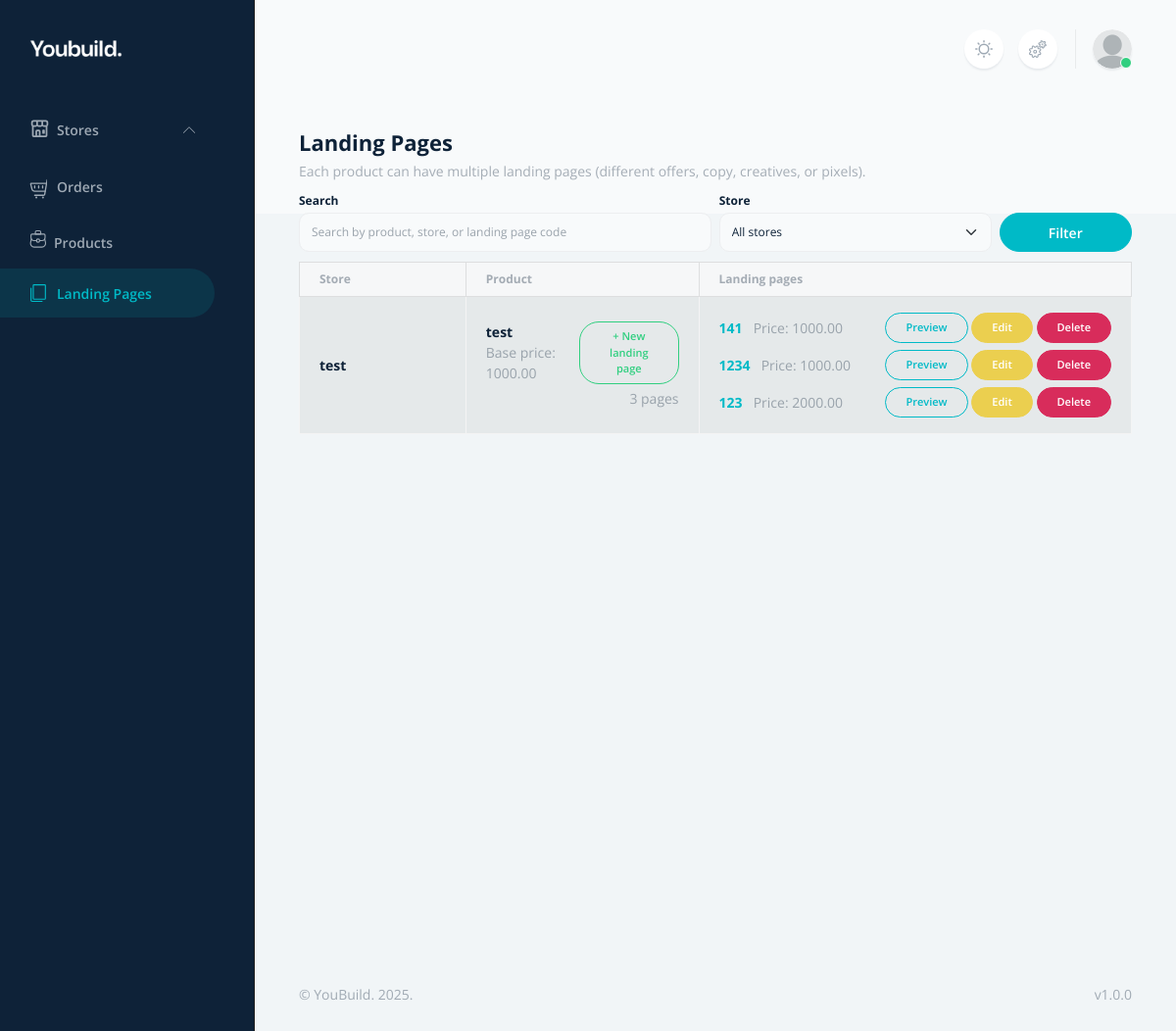
Before: /landingpages/landing-pages/ (signed in) with the older database file.
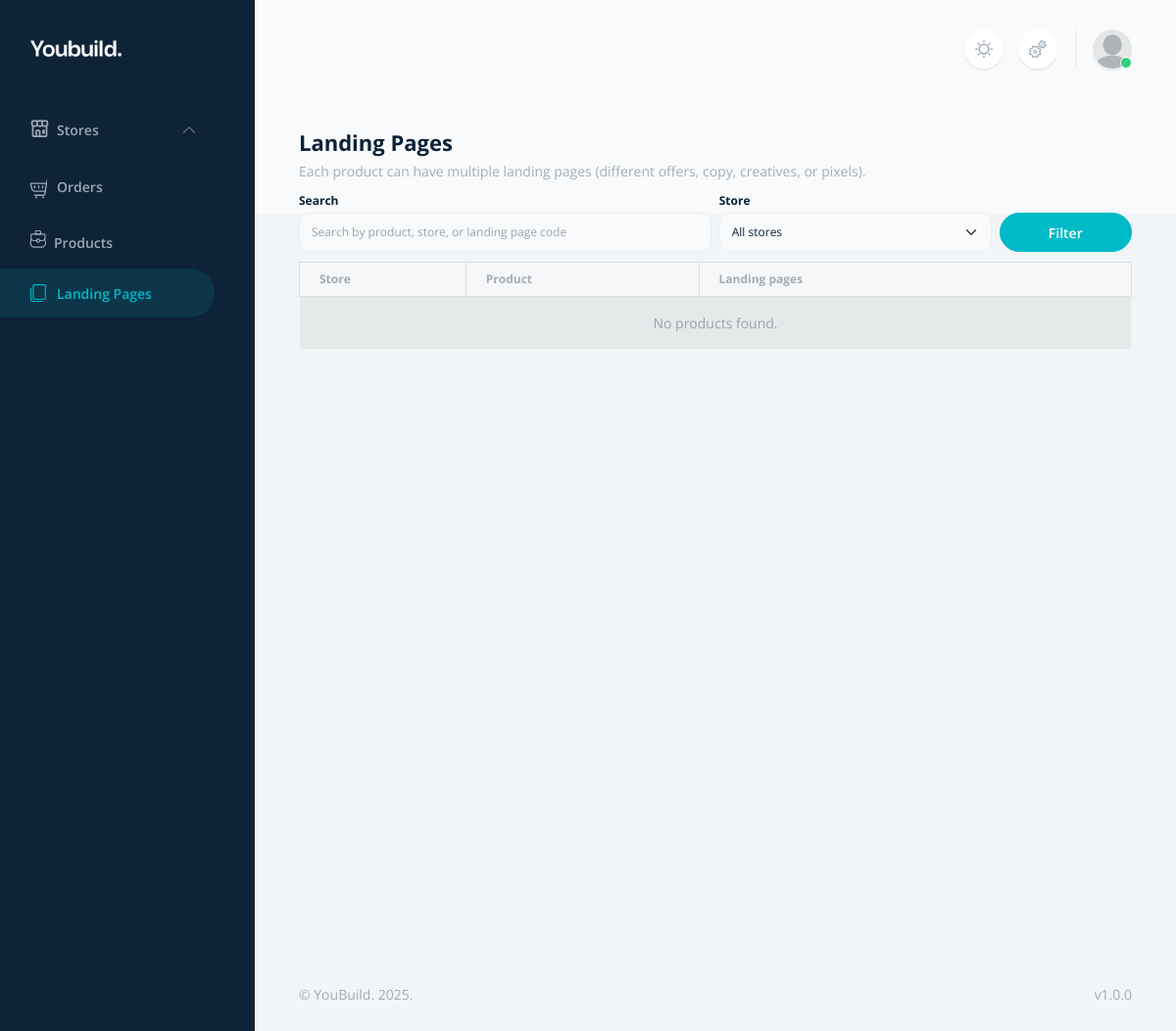
After: the same page with the newer database file.
### products/models.py (models this page shows, shortened)
class Product(models.Model):
    store = models.ForeignKey(Store, on_delete=models.CASCADE, related_name="products")
    name = models.CharField(max_length=255)
    SKU = models.CharField(max_length=255, unique=True)
    fake_price = models.DecimalField(max_digits=10, decimal_places=2)
    price = models.DecimalField(max_digits=10, decimal_places=2)
    description = models.TextField(blank=True, null=True)
    custom_pixels = models.ManyToManyField(FacebookPixel, blank=True, related_name="products")
    image = models.ImageField(upload_to="product_base/", default="products/default.png", blank=True, null=True)
    created_at = models.DateTimeField(auto_now_add=True)

### stores/models.py (models this page shows, shortened)
class Store(models.Model):
    owner = models.ForeignKey(settings.AUTH_USER_MODEL, on_delete=models.CASCADE, related_name="stores")
    name = models.CharField(max_length=255, unique=True)
    description = models.TextField(blank=True, null=True)
    sheet_webhook = models.CharField(max_length=255,null=True, blank=True)
    site = models.CharField(max_length=255,null=True, blank=True)
    FB_PAGE = models.CharField(max_length=255,null=True, blank=True)
    INSTA_PAGE = models.CharField(max_length=255,null=True, blank=True)
    PHONE_NUMBER = models.CharField(max_length=255,null=True, blank=True)
    EMAIL = models.CharField(max_length=255,null=True, blank=True)
    WHATSAPP = models.CharField(max_length=255,null=True, blank=True)
    THEME_COLOR = models.CharField(max_length=255,null=True, blank=True)
    LOGO = models.ImageField(upload_to='logo/',null=True, blank=True)
    FAKE_PIXEL = models.CharField(max_length=255,null=True, blank=True)
    updated_at = models.DateTimeField(auto_now=True)
    created_at = models.DateTimeField(auto_now_add=True)
    def default_block_settings():
        return {"block_ref": True, "block_ip": True}
    block_settings = models.JSONField(default=default_block_settings)

### landingpages/models.py (models this page shows, shortened)
class LandingPage(models.Model):
    product = models.ForeignKey(Product, on_delete=models.CASCADE, related_name="landingpages")
    code = models.CharField(max_length=255, unique=True)
    custom_name = models.CharField(max_length=255, null=True, blank=True)
    custom_description = models.TextField(null=True, blank=True)
    custom_image = models.ImageField(upload_to="landing_page_images/", null=True, blank=True)
    custom_price = models.DecimalField(max_digits=10, decimal_places=2, null=True, blank=True)
    custom_fake_price = models.DecimalField(max_digits=10, decimal_places=2, null=True, blank=True)
    pixels = models.ManyToManyField(FacebookPixel, blank=True, related_name="landing_pages")
    custom_webhook = models.CharField(max_length=255, null=True, blank=True)
    default_html = """<div class="container" dir="rtl">
        <div class="success-icon" style="text-align:center"><strong><span style="color:#2ecc71"><span style="font-family:Verdana,Geneva,sans-serif"><span dir="rtl"><span style="font-size:26px">تم الطلب بنجاح!</span></span></span></span></strong></div>

        <p style="text-align:center"><span style="color:#ffffff"><span style="font-family:Verdana,Geneva,sans-serif"><span dir="rtl"><span style="font-size:26px"><span style="background-color:#27ae60">شكراً لشرائك من متجرنا. تم تأكيد طلبك وهو الآن في طريقه إليك!</span></span></span></span></span></p>
        </div>"""
    thank_you_html = models.TextField(null=True, blank=True, default=default_html)
    show_state = models.BooleanField(default=True)
    show_city = models.BooleanField(default=True)
    show_address = models.BooleanField(default=True)
    show_final_cost = models.BooleanField(default=True)
    @property
    def price(self):
        return self.custom_price if self.custom_price is not None else self.product.price

### landingpages/views.py (the view)
# urls.py: path("landing-pages/", views.landingpage_list, name="list"),
@login_required
def landingpage_list(request):
    accessible_stores = get_accessible_stores(request.user)
    q = (request.GET.get("q") or "").strip()
    store_id = (request.GET.get("store") or "").strip()
    products = Product.objects.filter(store__in=accessible_stores).select_related("store")
    if store_id.isdigit():
        products = products.filter(store_id=int(store_id))
    if q:
        products = products.filter(
            Q(name__icontains=q)
            | Q(store__name__icontains=q)
            | Q(landingpages__code__icontains=q)
        ).distinct()
    products = (
        products.annotate(landingpage_count=Count("landingpages", distinct=True))
        .prefetch_related(
            Prefetch(
                "landingpages",
                queryset=LandingPage.objects.order_by("-id"),
            )
        )
        .order_by("-id")
    )
    stores = accessible_stores.order_by("name")
    return render(
        request,
        "landingpages/list.html",
        {
            "products": products,
            "stores": stores,
            "q": q,
            "selected_store": int(store_id) if store_id.isdigit() else None,
        },
    )

### ecom/context_processors.py (called while the page is built)
def shared_settings(request):
    return {'SITE_NAME': settings.SITE_NAME}

### landingpages/views.py (called while the page is built)
def get_accessible_stores(user):
    owned = Store.objects.filter(owner=user)
    staffed = Store.objects.filter(staff__user=user)
    return (owned | staffed).distinct()

### templates/landingpages/list.html (shortened to what the changed rows need)
{% extends "dashboard/layouts/base.html" %}
{% load static %}
{% block content %}
<div class="container mt-4">
  <div class="d-flex flex-wrap align-items-center justify-content-between gap-2 mb-2">
    <div>
      <h2 class="mb-1">Landing Pages</h2>
    </div>
  </div>
  <div class="table-responsive">
    <table class="table table-bordered table-striped align-middle">
      <thead class="table-light">
        <tr>
          <th style="width: 20%">Store</th>
          <th style="width: 28%">Product</th>
          <th>Landing pages</th>
        </tr>
      </thead>
      <tbody>
        {% for product in products %}
          <tr>
            <td>
              <strong>{{ product.store.name }}</strong>
            </td>
            <td>
              <div class="d-flex align-items-start justify-content-between gap-2">
                <div>
                  <strong>{{ product.name }}</strong><br>
                  <small class="text-muted">Base price: {{ product.price }}</small>
                </div>
                <div class="text-end">
                  <a href="{% url 'landingpages:create' product.id %}" class="btn btn-sm btn-outline-success">
                    + New landing page
                  </a>
                  <div class="small text-muted mt-1">
                    {{ product.landingpage_count }} page{{ product.landingpage_count|pluralize }}
                  </div>
                </div>
              </div>
            </td>
            <td>
              {% if product.landingpages.all %}
                <div class="d-flex flex-column gap-2">
                  {% for page in product.landingpages.all %}
                    <div class="d-flex flex-wrap align-items-center justify-content-between gap-2">
                      <div>
                        <strong>
                          <a href="{% url 'landingpages:detail' page.code %}">{{ page.code }}</a>
                        </strong>
                        <span class="text-muted small ms-2">Price: {{ page.price }}</span>
                      </div>
                      <div class="d-flex flex-wrap gap-1">
                        <a href="{% url 'landing_page' page.code %}"
                          class="btn btn-sm btn-outline-primary"
                          target="_blank">
                          Preview
                        </a>
                        <a href="{% url 'landingpages:edit' page.code %}"
                          class="btn btn-sm btn-warning">
                          Edit
                        </a>
                        <a href="{% url 'landingpages:delete' page.code %}"
                          class="btn btn-sm btn-danger"
                          onclick="return confirm('Are you sure you want to delete this landing page?')">
                          Delete
                        </a>
                      </div>
                    </div>
                  {% endfor %}
                </div>
              {% else %}
                <div class="text-muted">
                  No landing pages yet.
                  <a class="ms-1" href="{% url 'landingpages:create' product.id %}">Create the first one</a>.
                </div>
              {% endif %}
            </td>
          </tr>
        {% empty %}
          <tr>
            <td colspan="3" class="text-center text-muted">No products found.</td>
          </tr>
        {% endfor %}
      </tbody>
    </table>
  </div>
</div>
{% endblock %}

Changed rows visible on the page:
removed Product: store.name "test", name "test", price "1000.00", landingpage_count "3"
removed LandingPage: code "141", price "1000.00"
removed LandingPage: code "1234", price "1000.00"
removed LandingPage: code "123", price "2000.00"
Other visible differences:
text now shown: "No products found."
